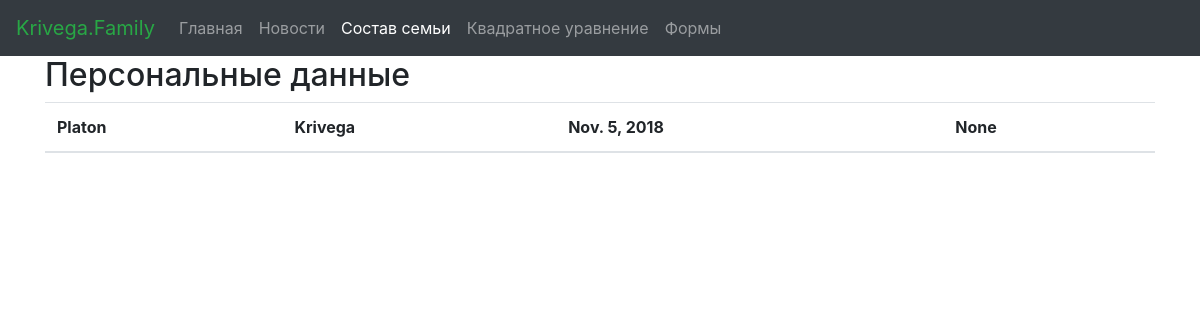
The page /family_list/id=3/ on the database as committed earlier.
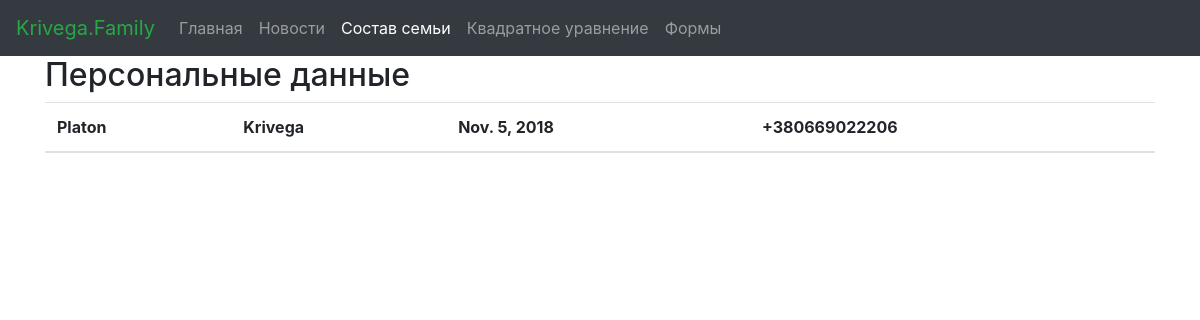
The same page on the database as committed later.
### familydata/models.py (models this page shows)
class Family(models.Model):
    name = models.CharField(max_length=64)
    surname = models.CharField(max_length=64)
    date_of_birth = models.DateField(null=True, blank=True)
    phone_number = models.CharField(max_length=64, null=True, blank=True)
    posittion = models.ForeignKey(Posittion,on_delete=models.CASCADE, null=True)
    def __str__(self):
        return self.name

### familydata/views.py (the view)
# urls.py: url('^family_list/id=(\d+)/$', detail, name='detail'),
def detail(request, a):
    context = {}
    family_list = Family.objects.get(id=a)
    context['family'] = family_list
    return render(request, 'detail.html', context)

### templates/detail.html (shortened to what this page needs)
{% extends 'family_list.html' %}
{% block main %}
<div class="container theme-showcase" role="main">
        <div class="page-header">
            <h2>Персональные данные</h2>
        </div>
    <div class="row">
        <div class="col-md-12">
<table class="table table-striped">
    <thead>
    <tr><th>{{ family.name }}</th><th>{{ family.surname }}</th><th>{{ family.date_of_birth }}</th>
    <th>{{ family.phone_number }}</th></tr>
    </thead>
  </table>
        </div>
    </div>
</div>
{% endblock main %}

### templates/family_list.html (shortened to what this page needs)
{% extends "base.html" %}
{% block nav_family %}active{% endblock nav_family %}

### templates/base.html (shortened to what this page needs)
<!doctype html>
<html lang="en">
  <head>
    <link rel="stylesheet" href="https://stackpath.bootstrapcdn.com/bootstrap/4.3.1/css/bootstrap.min.css">
  </head>
  <body>
  <nav class="navbar navbar-expand-lg navbar-dark bg-dark">
  <a class="navbar-brand" href="{% url 'home' %}"><span class="text-success">
    Krivega.Family</span>
  </a>
  <div class="collapse navbar-collapse" id="navbarNav">
    <ul class="navbar-nav">
      <li class="nav-item {% block nav_index %}{% endblock nav_index %}">
        <a class="nav-link" href="{% url 'home' %}">Главная <span class="sr-only">(current)</span></a>
      </li>
      <li class="nav-item {% block nav_news %}{% endblock nav_news %}">
        <a class="nav-link" href="{% url 'news' %}">Новости</a>
      </li>
      <li class="nav-item {% block nav_family %}{% endblock nav_family %}">
        <a class="nav-link" href="{% url 'list' %}">Состав семьи</a>
      </li>
      <li class="nav-item {% block quadric %}{% endblock quadric %}">
        <a class="nav-link" href="{% url 'quadro' %}">Квадратное уравнение</a>
      </li>
      <li class="nav-item {% block forms %}{% endblock forms %}">
        <a class="nav-link" href="{% url 'forms' %}">Формы</a>
      </li>
    </ul>
  </div>
</nav>
  {% block main %}{% endblock main %}
  </body>
</html>

Rows that differ between the two databases and show on the page:
changed Family "Platon": phone_number "None" → "+380669022206"
